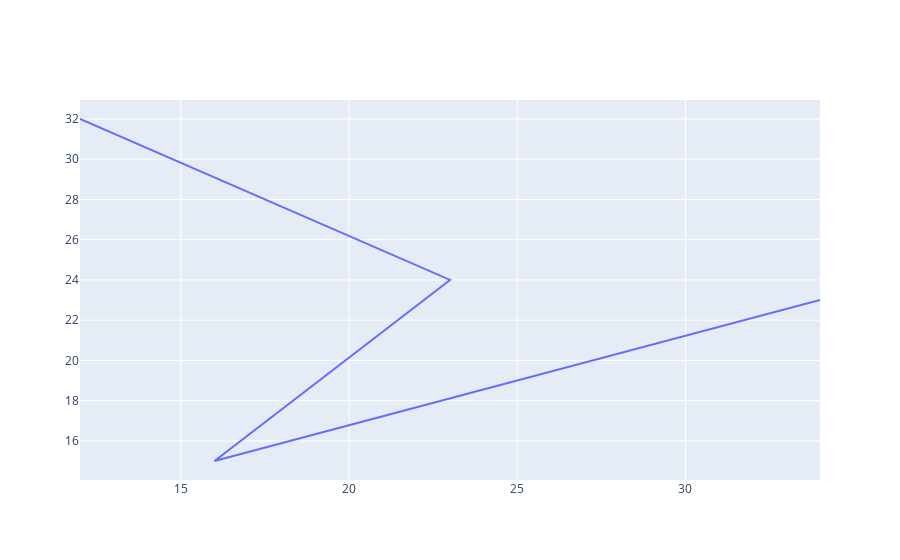

Notebook source saved alongside this figure:
### Code cell
x =[12,23,16,34]
y=[32,24,15,23]
trace=go.Scatter(x=x,y=y , mode="lines")
go.Figure(trace)

### Figure 1 — Plotly figure (JSON) as saved in the notebook; plotly's stock layout.template omitted (floating-point values rounded to 4 significant figures)
{"data": [{"mode": "lines", "type": "scatter", "x": [12, 23, 16, 34], "y": [32, 24, 15, 23]}], "layout": {}}
